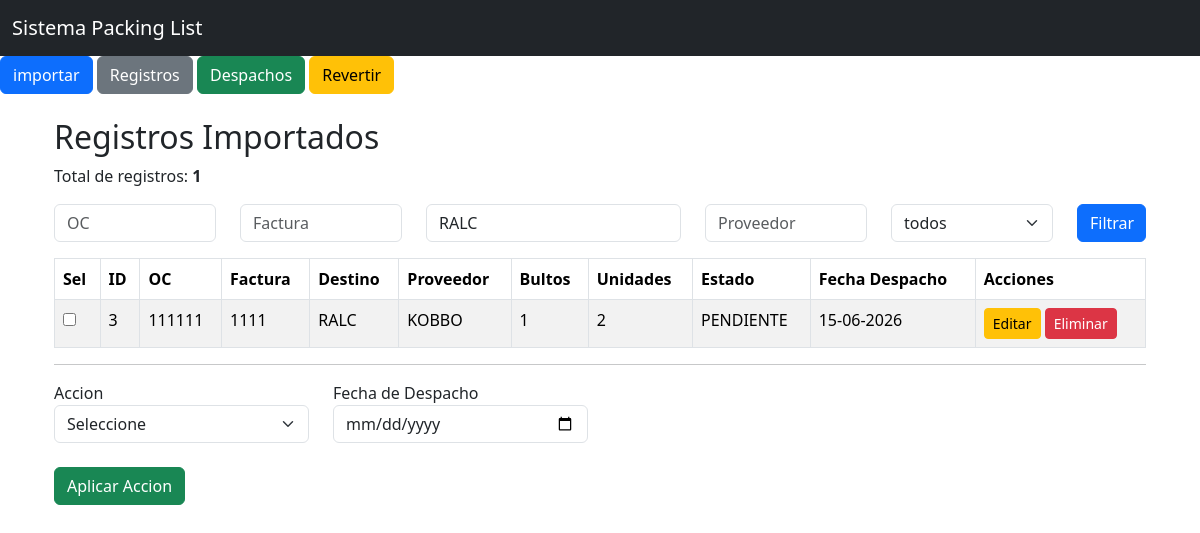
Page /registros?destino=RALC on the committed database.
### models.py (models this page shows)
class Consolidado(db.Model):
    __tablename__ = "consolidado"
    id = db.Column(db.Integer, primary_key=True)
    oc = db.Column(db.String(50))
    factura = db.Column(db.String(50))
    destino = db.Column(db.String(20), nullable=False)
    proveedor = db.Column(db.String(150))
    bultos = db.Column(db.Integer, nullable=False)
    unidades = db.Column(db.String(50), nullable=False)
    tipo_carga = db.Column(db.String(50), nullable=False, default="NACIONAL")
    etiqueta = db.Column(db.String(150))
    observacion = db.Column(db.String(500))
    estado = db.Column(db.String(20), nullable=False, default="PENDIENTE")
    origen_archivo = db.Column(db.String(50), nullable=False)
    nombre_archivo = db.Column(db.String(255))
    fecha_carga = db.Column(db.DateTime)
    eliminado = db.Column(db.Boolean, nullable=False, default=False)
    fecha_eliminacion = db.Column(db.DateTime)
    fecha_despacho = db.Column(db.DateTime)

### app.py (the view)
@app.route("/registros")
def registros():
    oc = request.args.get("oc", "")
    factura = request.args.get("factura", "")
    destino = request.args.get("destino", "")
    proveedor = request.args.get("proveedor", "")
    estado = request.args.get("estado", "")
    consulta = Consolidado.query.filter_by(eliminado=False)
    if oc:
        consulta = consulta.filter(Consolidado.oc.contains(oc))
    if factura:
        consulta = consulta.filter(Consolidado.factura.contains(factura))
    if destino:
        consulta = consulta.filter(Consolidado.destino.contains(destino))
    if proveedor:
        consulta = consulta.filter(Consolidado.proveedor.contains(proveedor))
    if estado:
        consulta = consulta.filter(Consolidado.estado.contains(estado))
    registros = consulta.order_by(Consolidado.id.desc()).all()
    return render_template(
        "registros.html",
        registros=registros,
        oc=oc,
        factura=factura,
        destino=destino,
        proveedor=proveedor,
        estado=estado,
    )

### templates/registros.html (shortened to what this page needs)
{% extends "base.html" %}
{% block contenido %}
<div class="container mt-4">
    <h2>Registros Importados</h2>
    <p>
        Total de registros:
        <b>{{ registros|length }}</b>
    </p>
    <form method="get" class="mb-3">
        <div class="row">
            <div class="col-md-2">
                <input type="text" name="oc" class="form-control" placeholder="OC" value="{{ oc }}">
            </div>
            <div class="col-md-2">
                <input type="text" name="factura" class="form-control" placeholder="Factura" value="{{ factura }}">
            </div>
            <div class="col-md-3">
                <input type="text" name="destino" class="form-control" placeholder="Destino" value="{{ destino }}">
            </div>
            <div class="col-md-2">
                <input type="text" name="proveedor" class="form-control" placeholder="Proveedor" value="{{ proveedor }}">
            </div>
            <div class="col-md-2">
                <select name="estado" class="form-select">
                    <option value="">todos</option>
                </select>
            </div>
            <div class="col-md-1">
                <button type="submit" class="btn btn-primary w-100">Filtrar</button>
            </div>
        </div>
    </form>
    <form method="POST" action="/actualizar_estado">
    <table class="table table-striped table-bordered">
        <thead>
            <tr>
                <th>Sel</th>
                <th>ID</th>
                <th>OC</th>
                <th>Factura</th>
                <th>Destino</th>
                <th>Proveedor</th>
                <th>Bultos</th>
                <th>Unidades</th>
                <th>Estado</th>
                <th>Fecha Despacho</th>
                <th>Acciones</th>
            </tr>
        </thead>
        <tbody>
            {% for registro in registros %}
            <tr>
                <td><input type="checkbox" name="ids" value="{{ registro.id }}"></td>
                <td>{{ registro.id }}</td>
                <td>{{ registro.oc }}</td>
                <td>{{ registro.factura }}</td>
                <td>{{ registro.destino }}</td>
                <td>{{ registro.proveedor }}</td>
                <td>{{ registro.bultos }}</td>
                <td>{{ registro.unidades }}</td>
                <td>{{ registro.estado }}</td>
                <td>
                    {% if registro.fecha_despacho %}
                        {{ registro.fecha_despacho.strftime('%d-%m-%Y') }}
                    {% else %}
                        -
                    <{% endif %}
                </td>
                <td>
                    <a href="/editar/{{ registro.id }}" class="btn btn-warning btn-sm">Editar</a>
                    <a href="/eliminar/{{ registro.id }}" class="btn btn-danger btn-sm" onclick="return confirm('¿Estás seguro de que quieres eliminar este registro?')">Eliminar</a>
                </td>
            </tr>
            {% endfor %}
        </tbody>
    </table>
    <hr>
    <div class="row">
        <div class="col-md-3">
            <laberl>Accion</laberl>
            <select
                name="nuevo_estado"
                class="form-select"
                required
            >
                <option value="">Seleccione</option>"
            </select>
        </div>
        <div class="col-md-3">
            <label>Fecha de Despacho</label>
            <input
                type="date"
                name="fecha_despacho"
                class="form-control"
            >
        </div>
    </div>
    <br>
    <button type="submit" class="btn btn-success">Aplicar Accion</button>
    </form>
</div>
{% endblock %}

### rows in the picture
Consolidado: id "3", oc "111111", factura "1111", destino "RALC", proveedor "KOBBO", bultos "1", unidades "2", estado "PENDIENTE", fecha_despacho "15-06-2026"

### other values in the picture
{{ registros|length }} "1"
